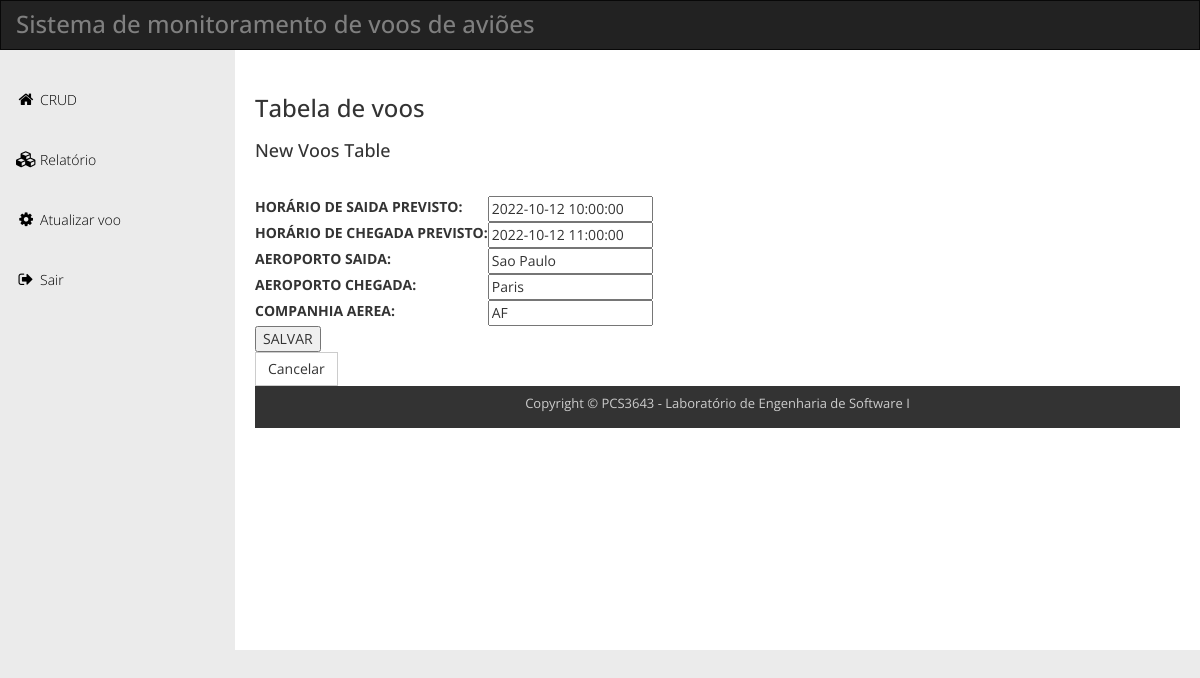
Screenshot of /update_voo/18 (signed in) with the database file from the repository.
### book/models.py (models this page shows)
class Voo(models.Model):
    ID = models.IntegerField(primary_key=True)
    DH_PREVISTO_SAIDA = models.DateTimeField(auto_now=False)
    DH_PREVISTO_CHEGADA = models.DateTimeField(auto_now=False)
    ID_VOO = models.CharField(max_length=12, null=False)
    NM_AEROPORTO_SAIDA = models.CharField(max_length=50, null=False)
    NM_AEROPORTO_CHEGADA = models.CharField(max_length=50, null=False)
    NM_COMPANHIA_AEREA = models.CharField(max_length=50, null=False)
    class Meta:
        db_table = 'Voo'

### book/views.py (the view)
# urls.py: path('update_voo/<str:pk>', views.vooUpdateForm2, name='update_voo'),
@login_required(login_url='/accounts/login')
@permission_required('book.change_voo')
def vooUpdateForm2(request, pk):
    voo1 = Voo.objects.get(ID=pk)
    initial_data={'ID' : voo1.ID, 'DH_PREVISTO_SAIDA' : voo1.DH_PREVISTO_SAIDA,'DH_PREVISTO_CHEGADA' : voo1.DH_PREVISTO_CHEGADA, 'NM_AEROPORTO_SAIDA' : voo1.NM_AEROPORTO_SAIDA, 'NM_AEROPORTO_CHEGADA' : voo1.NM_AEROPORTO_CHEGADA,'NM_COMPANHIA_AEREA': voo1.NM_COMPANHIA_AEREA, 'ID_VOO':voo1.ID_VOO}
    form = VooFormularioUpdate(initial=initial_data)
    if request.method == 'POST':
        form = VooFormularioUpdate(request.POST, instance=voo1)
        if form.is_valid():
            form.save()
            return redirect('/crud')
    context = {'form': form}
    return render(request, 'vooForm.html', context)

### book/forms.py
class VooFormularioUpdate(forms.ModelForm):
    class Meta:
        model = Voo
        fields = ['DH_PREVISTO_SAIDA', 'DH_PREVISTO_CHEGADA',
                  'NM_AEROPORTO_SAIDA', 'NM_AEROPORTO_CHEGADA', 'NM_COMPANHIA_AEREA']
        labels = {"DH_PREVISTO_SAIDA": "HORÁRIO DE SAIDA PREVISTO",
                  "DH_PREVISTO_CHEGADA": "HORÁRIO DE CHEGADA PREVISTO", "NM_AEROPORTO_SAIDA": "AEROPORTO SAIDA",
                  "NM_AEROPORTO_CHEGADA": "AEROPORTO CHEGADA", "NM_COMPANHIA_AEREA": "COMPANHIA AEREA"}

### template/vooForm.html (shortened to what this page needs)
{% load static %}
<!DOCTYPE html>
<html lang="en">
<head>
    <link rel="stylesheet" href="{% static 'css/bootstrap.min.css' %}">
    <link rel="stylesheet" href="{% static 'css/templatemo_main.css' %}">
</head>
<body>
    <div id="main-wrapper">
        <div class="navbar navbar-inverse" role="navigation">
            <div class="navbar-header">
                <div class="logo">
                    <h1>Sistema de monitoramento de voos de aviões</h1>
                </div>
            </div>
        </div>
        <div class="template-page-wrapper">
            <div class="navbar-collapse collapse templatemo-sidebar">
                <ul class="templatemo-sidebar-menu">
                    <li><a href="{% url 'crud' %}"><i class="fa fa-home"></i>CRUD</a></li>
                    <li><a href="{% url 'relatorio' %}"><i class="fa fa-cubes"></i>Relatório</a></li>
                    <li><a href="{% url 'atualizarvoo' %}"><i class="fa fa-cog"></i>Atualizar voo</a></li>
                    <li><a href="{% url 'login' %}"><i class="fa fa-sign-out"></i>Sair</a></li>
                </ul>
            </div>
            <div class="templatemo-content-wrapper">
                <div class="templatemo-content">
                    <h1>Tabela de voos</h1>
                    <div class="row">
                        <div class="col-md-12">
                                <div class="table-responsive">
                                    <h4 class="margin-bottom-15">New Voos Table</h4>
                                    <table class="table table-striped table-hover table-bordered">
                                        <tbody>
                                           <form method="POST">{% csrf_token %}
                                                <table>
                                                    {{form.as_table}}
                                                </table>
                                                <input type="submit" value="SALVAR">
                                           </form>
                                        </tbody>
                                    </table>
                                </div>
                            <td><a href="{% url 'crud' %}" class="btn btn-default">Cancelar</a></td>
                            <div>
                                <footer class="templatemo-footer">
                                    <div class="templatemo-copyright">
                                        <p>Copyright &copy; PCS3643 - Laboratório de Engenharia de Software I
                                        </p>
                                    </div>
                                </footer>
                            </div>
                        </div>
</body>
</html>

### static/css/templatemo_main.css (style rules this page uses)
* { font-family: 'Open Sans', sans-serif; }
body { background-color: rgb(235, 235, 235); }
h1 { font-size: 24px; }
.logo { display: inline-block; }
.logo h1 { font-size: 24px; margin: 10px 15px; }
.templatemo-content-wrapper { float: left; width: 100%; }
.templatemo-content { margin-left: 235px; margin-top: 0px; min-height: 600px; padding: 25px 20px 0 20px; background-color: white; overflow-x: hidden; }
.templatemo-footer { clear: both; font-size: 13px; padding: 8px 0 5px 0; text-align: center; color: #ccc; background-color: #333; }
.margin-bottom-15 { margin-bottom: 15px; }
.navbar { margin-bottom: 0; border-radius: 0; }
.navbar-header { color: rgb(127, 127, 127); }
.templatemo-sidebar { padding: 0; margin-top: 20px; }
.templatemo-sidebar .templatemo-sidebar-menu { list-style: none; margin: 0; padding: 0; }
.templatemo-sidebar .templatemo-sidebar-menu>li { display: block; margin: 0; padding: 0; border: 0px; }
.templatemo-sidebar .templatemo-sidebar-menu>li>a { display: block; position: relative; margin: 0; border: 0px; padding: 20px 15px; text-decoration: none; font-size: 14px; font-weight: 300; }
.templatemo-sidebar-menu a { color: black; }
.templatemo-sidebar .templatemo-sidebar-menu>li>a>i { font-size: 16px; top: 2px; margin-top: 1px; margin-left: 1px; margin-right: 4px; display: inline-block; width: 1.25em; text-align: center; }
.nav-pills>li>a, .nav-tabs>li>a, .alert, .progress, .panel, .btn, .panel-group .panel, .form-control, .modal-content, .breadcrumb { border-radius: 0; }
@media screen and (min-width: 992px) { .templatemo-sidebar { width: 235px; float: left; position: relative; margin-right: -100%; } }

### rows the page displays
Voo: DH_PREVISTO_SAIDA "2022-10-12 10:00:00", DH_PREVISTO_CHEGADA "2022-10-12 11:00:00", NM_AEROPORTO_SAIDA "Sao Paulo", NM_AEROPORTO_CHEGADA "Paris", NM_COMPANHIA_AEREA "AF"
